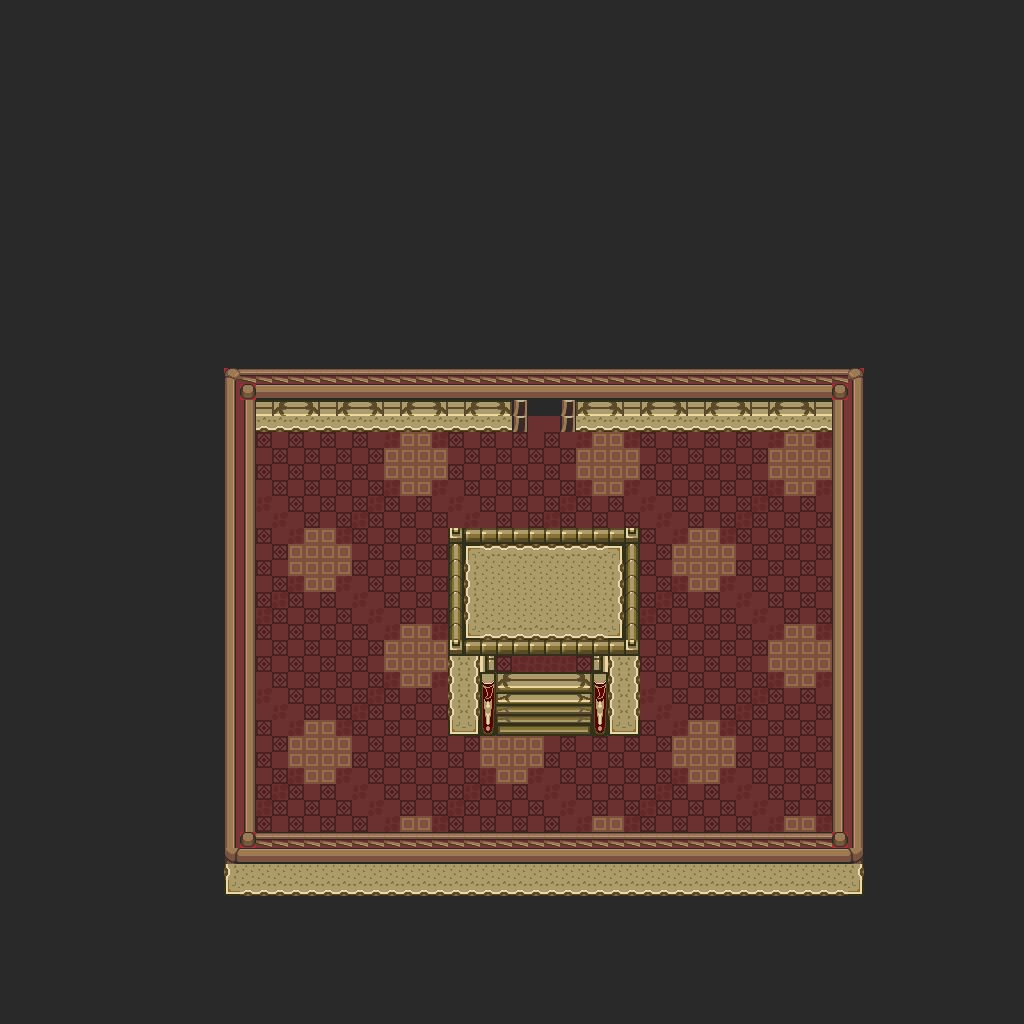

This game map was drawn from its Tiled (.tmx) file and the tilesets committed beside it. A one-line description and the trimmed map source follow:
An orthogonal 64x64 tile map with 16x16 px tiles, 1 tile layer (base), 1 hidden layer not drawn.

<map version="1.10" tiledversion="1.12.1" orientation="orthogonal" renderorder="right-down" width="64" height="64" tilewidth="16" tileheight="16" infinite="0" nextlayerid="3" nextobjectid="1">
 <tileset firstgid="1" source="../classiciphone_pics4.tsx" />
 <layer id="1" name="base" width="64" height="64">
  <data>[4096 cells, 4096 non-empty, 45 distinct tile ids]</data>
 </layer>
 <layer id="2" name="collision" width="64" height="64" visible="0">
  <properties><property name="collision" value="true" /></properties>
  <data>[4096 cells, 3288 non-empty, 1 distinct tile ids]</data>
 </layer>
</map>
